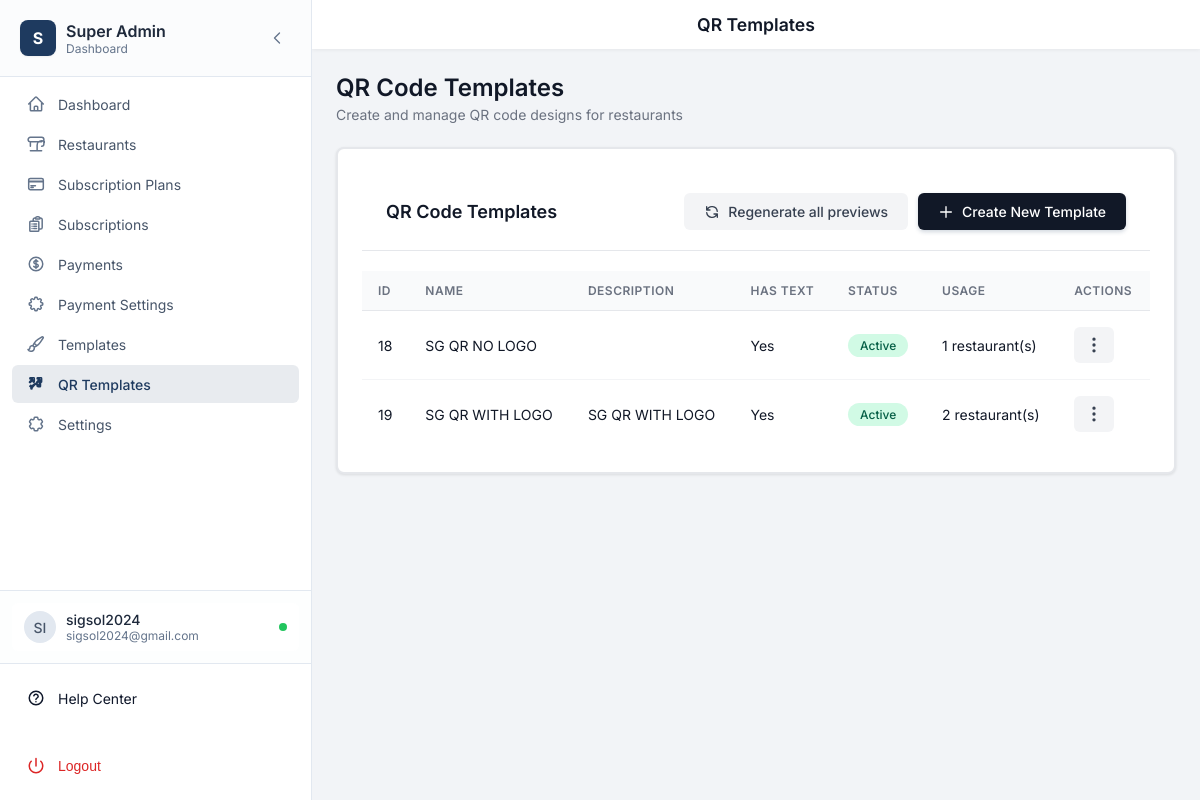
Page /admin/qr-templates.php (signed in) on the committed database.
### tables this page shows
CREATE TABLE `qr_templates` (
  `id` int(11) NOT NULL,
  `name` varchar(255) NOT NULL,
  `description` text DEFAULT NULL,
  `preview_image` varchar(255) DEFAULT NULL,
  `has_text` tinyint(1) DEFAULT 0,
  `config_json` longtext NOT NULL CHECK (json_valid(`config_json`)),
  `is_active` tinyint(1) DEFAULT 1,
  `created_at` timestamp NOT NULL DEFAULT current_timestamp(),
  `updated_at` timestamp NOT NULL DEFAULT current_timestamp() ON UPDATE current_timestamp()
);

### admin/qr-templates.php (the view, shortened to what this page needs)
<?php
$pdo = getDBConnection();
$stmt = $pdo->prepare("SELECT qt.*, COUNT(rqc.id) as usage_count FROM qr_templates qt LEFT JOIN restaurant_qr_codes rqc ON qt.id = rqc.qr_template_id GROUP BY qt.id ORDER BY qt.id");
$stmt->execute();
$templates = $stmt->fetchAll();
include __DIR__ . '/../includes/admin-layout.php';
?>
<div class="page-header">
    <h1 class="page-title">QR Code Templates</h1>
    <p class="page-subtitle">Create and manage QR code designs for restaurants</p>
</div>
<div class="card">
    <div class="card-header">
        <h2 class="card-title">QR Code Templates</h2>
        <div style="display: flex; gap: 10px; flex-wrap: wrap;">
            <form method="post" style="display: inline;" onsubmit="return confirm('Generate preview images for all templates? This updates existing previews and creates previews for templates that don\'t have one yet.');">
                <button type="submit" class="btn btn-secondary">
                    <svg xmlns="http://www.w3.org/2000/svg" fill="none" viewBox="0 0 24 24" stroke="currentColor"><path stroke-linecap="round" stroke-linejoin="round" stroke-width="2" d="M4 4v5h.582m15.356 2A8.001 8.001 0 004.582 9m0 0H9m11 11v-5h-.581m0 0a8.003 8.003 0 01-15.357-2m15.357 2H15" /></svg>
                    Regenerate all previews
                </button>
            </form>
            <button type="button" class="btn btn-primary" onclick="openCreateTemplateModal()">
                <svg xmlns="http://www.w3.org/2000/svg" fill="none" viewBox="0 0 24 24" stroke="currentColor">
                    <path stroke-linecap="round" stroke-linejoin="round" stroke-width="2" d="M12 4v16m8-8H4" />
                </svg>
                Create New Template
            </button>
        </div>
    </div>
    <div style="overflow-x: auto;">
        <table class="table">
            <thead>
                <tr>
                    <th>ID</th>
                    <th>Name</th>
                    <th>Description</th>
                    <th>Has Text</th>
                    <th>Status</th>
                    <th>Usage</th>
                    <th>Actions</th>
                </tr>
            </thead>
            <tbody>
                <?php if (empty($templates)): ?>
                    <tr>
                        <td colspan="7" style="text-align: center; color: var(--muted); padding: 20px;">No templates found</td>
                    </tr>
                <?php else: ?>
                    <?php foreach ($templates as $template): ?>
                        <tr>
                            <td><?php echo $template['id']; ?></td>
                            <td><?php echo htmlspecialchars($template['name']); ?></td>
                            <td><?php echo htmlspecialchars($template['description'] ?? ''); ?></td>
                            <td><?php echo $template['has_text'] ? 'Yes' : 'No'; ?></td>
                            <td>
                                <span style="display: inline-block; padding: 4px 12px; border-radius: 12px; font-size: 0.75rem; font-weight: 500; background: <?php echo $template['is_active'] ? '#d1fae5' : '#e5e7eb'; ?>; color: <?php echo $template['is_active'] ? '#065f46' : '#6b7280'; ?>;">
                                    <?php echo $template['is_active'] ? 'Active' : 'Inactive'; ?>
                                </span>
                            </td>
                            <td><?php echo $template['usage_count']; ?> restaurant(s)</td>
                            <td class="actions-cell">
                                <button class="actions-btn" type="button" title="Actions">
                                    <svg xmlns="http://www.w3.org/2000/svg" fill="none" viewBox="0 0 24 24" stroke="currentColor" width="20" height="20">
                                        <path stroke-linecap="round" stroke-linejoin="round" stroke-width="2" d="M12 5v.01M12 12v.01M12 19v.01M12 6a1 1 0 110-2 1 1 0 010 2zm0 7a1 1 0 110-2 1 1 0 010 2zm0 7a1 1 0 110-2 1 1 0 010 2z" />
                                    </svg>
                                </button>
                            </td>
                        </tr>
                    <?php endforeach; ?>
                <?php endif; ?>
            </tbody>
        </table>
    </div>
</div>
<?php include __DIR__ . '/../includes/admin-footer.php'; ?>

### includes/sidebar-admin.php (shortened to what this page needs)
<?php
$currentPage = basename($_SERVER['PHP_SELF']);
$currentPath = $_SERVER['REQUEST_URI'];
$userInfo = null;
if (isLoggedIn() && isSuperAdmin()) {
    $pdo = getDBConnection();
    if ($pdo) {
        $userId = getCurrentUserId();
        $stmt = $pdo->prepare("SELECT username, email FROM admins WHERE id = ?");
        $stmt->execute([$userId]);
        $userInfo = $stmt->fetch();
    }
}
$activeId = 'dashboard';
foreach ($navItems as $item) {
    if (strpos($currentPath, $item['href']) !== false) {
        $activeId = $item['id'];
        break;
    }
}
if ($currentPage === 'qr-templates.php') {
    $activeId = 'qr-templates';
}
$username = $_SESSION['username'] ?? 'Admin';
$userEmail = $userInfo['email'] ?? '';
$userInitials = strtoupper(substr($username, 0, 2));
?>
<aside class="sidebar-modern" id="sidebar">
    <div class="sidebar-header-modern">
        <div class="sidebar-logo-wrapper">
            <div class="sidebar-logo">
                <div class="logo-icon-modern">S</div>
                <div class="logo-text">
                    <span class="logo-title">Super Admin</span>
                    <span class="logo-subtitle">Dashboard</span>
                </div>
            </div>
        </div>
        <button
            onclick="toggleCollapse()"
            class="collapse-btn-modern"
            aria-label="Collapse sidebar"
        >
            <svg xmlns="http://www.w3.org/2000/svg" fill="none" viewBox="0 0 24 24" stroke-width="2" stroke="currentColor" class="collapse-icon">
                <path stroke-linecap="round" stroke-linejoin="round" d="M15.75 19.5L8.25 12l7.5-7.5" />
            </svg>
        </button>
    </div>
    <nav class="sidebar-nav">
        <ul class="nav-list">
            <?php foreach ($navItems as $item): ?>
                <?php $isActive = $activeId === $item['id']; ?>
                <li>
                    <a
                        href="<?php echo htmlspecialchars($item['href']); ?>"
                        class="nav-item <?php echo $isActive ? 'active' : ''; ?>"
                        title="<?php echo htmlspecialchars($item['name']); ?>"
                    >
                        <div class="nav-icon-wrapper">
                            <svg xmlns="http://www.w3.org/2000/svg" fill="none" viewBox="0 0 24 24" stroke-width="2" stroke="currentColor" class="nav-icon">
                                <path stroke-linecap="round" stroke-linejoin="round" d="<?php echo htmlspecialchars($item['icon']); ?>" />
                            </svg>
                        </div>
                        <span class="nav-text"><?php echo htmlspecialchars($item['name']); ?></span>
                    </a>
                </li>
            <?php endforeach; ?>
        </ul>
    </nav>
    <div class="sidebar-footer-modern">
        <div class="sidebar-profile">
            <?php if (!isset($_COOKIE['sidebar_collapsed']) || $_COOKIE['sidebar_collapsed'] !== 'true'): ?>
                <div class="profile-card">
                    <div class="profile-avatar"><?php echo htmlspecialchars($userInitials); ?></div>
                    <div class="profile-info">
                        <p class="profile-name"><?php echo htmlspecialchars($username); ?></p>
                        <p class="profile-role"><?php echo htmlspecialchars($userEmail ?: 'Administrator'); ?></p>
                    </div>
                    <div class="profile-status" title="Online"></div>
                </div>
            <?php endif; ?>
        </div>
        <div class="sidebar-logout">
            <a href="https://resmenu.net/contact" class="logout-btn help-btn" target="_blank" rel="noopener noreferrer" title="Help Center">
                <div class="nav-icon-wrapper" aria-hidden="true">
                    <svg xmlns="http://www.w3.org/2000/svg" fill="none" viewBox="0 0 24 24" stroke-width="2" stroke="currentColor" class="nav-icon">
                        <path stroke-linecap="round" stroke-linejoin="round" d="M9.09 9a3 3 0 015.82 1c0 2-3 2-3 4m.008 3h.01M21 12a9 9 0 11-18 0 9 9 0 0118 0z" />
                    </svg>
                </div>
                <span class="nav-text">Help Center</span>
            </a>
        </div>
        <div class="sidebar-logout">
            <form action="/admin/logout.php" method="post">
                <button type="submit" class="logout-btn" title="Logout">
                    <div class="nav-icon-wrapper" aria-hidden="true">
                        <svg xmlns="http://www.w3.org/2000/svg" fill="none" viewBox="0 0 24 24" stroke-width="2" stroke="currentColor" class="nav-icon logout-icon">
                            <path stroke-linecap="round" stroke-linejoin="round" d="M12 2v10m6.364-6.364a9 9 0 1 1-12.728 0" />
                        </svg>
                    </div>
                    <span class="nav-text">Logout</span>
                </button>
            </form>
        </div>
    </div>
</aside>

### assets/css/admin.css (style rules this page uses)
:root { --text-dark: #1F2937; --text-gray: #6B7280; --text-light: #9CA3AF; --bg-light: #F9FAFB; --border-light: #E5E7EB; --success-green: #059669; --success-bg: #D1FAE5; --error-red: #DC2626; --error-bg: #FEE2E2; --warning-bg: #F3F4F6; --warning-text: #4b5563; --chart-orange: #D97706; --chart-red: #B91C1C; --chart-brown: #92400E; --chart-yellow: #FDE68A; --chart-warm: #F59E0B; }
.btn { transition: all 0.2s ease; font-family: 'Inter', sans-serif; font-weight: 600; display: inline-flex; align-items: center; justify-content: center; gap: 8px; cursor: pointer; border: none; text-decoration: none; }
.btn-primary { background: var(--primary); color: white; box-shadow: 0 2px 4px rgba(30, 58, 95, 0.2); }
.btn-secondary { background: var(--bg-light); color: var(--text-dark); border: 2px solid var(--border-light); }
.btn svg { width: 18px; height: 18px; }
.card { background: white; border-radius: 16px; box-shadow: 0 1px 3px rgba(0, 0, 0, 0.1); border: 2px solid var(--border-light); padding: 24px; transition: all 0.3s; }
.card-header { display: flex; align-items: center; justify-content: space-between; margin-bottom: 20px; padding-bottom: 16px; border-bottom: 2px solid var(--border-light); }
.card-title { font-size: 20px; font-weight: 700; color: var(--text-dark); display: flex; align-items: center; gap: 12px; }
* { transition-property: color, background-color, border-color, transform, box-shadow; transition-duration: 0.2s; transition-timing-function: ease; }
.page-header { margin-bottom: 24px; }
.page-title { font-size: 1.5rem; font-weight: 600; color: var(--text-dark); margin: 0; }
.page-subtitle { color: var(--text-gray); font-size: 0.875rem; margin-top: 4px; }
.actions-cell { position: relative; }
.actions-btn { background: #f3f4f6; border: none; padding: 8px 10px; border-radius: 6px; cursor: pointer; font-size: 0.813rem; display: flex; align-items: center; justify-content: center; transition: background 0.2s; color: #374151; }

### admin/qr-templates.php (style rules this page uses)
.page-header { margin-bottom: 24px; }
.page-title { font-size: 1.5rem; font-weight: 600; color: var(--text); margin: 0; }
.card { background: #fff; border-radius: 8px; box-shadow: 0 1px 3px rgba(0, 0, 0, 0.1); margin-bottom: 24px; }
.card-header { padding: 20px 24px; border-bottom: 1px solid #e5e7eb; display: flex; justify-content: space-between; align-items: center; }
.card-title { font-size: 1.125rem; font-weight: 600; color: #111827; margin: 0; }
.btn { padding: 10px 20px; border-radius: 6px; font-weight: 500; font-size: 0.875rem; cursor: pointer; border: none; text-decoration: none; display: inline-flex; align-items: center; gap: 8px; transition: background 0.2s; }
.btn svg { width: 16px; height: 16px; flex-shrink: 0; }
.btn-primary { background: #111827; color: #fff; }
.btn-secondary { background: #f3f4f6; color: #374151; }
.table { width: 100%; border-collapse: collapse; }
.table th { background: #f9fafb; padding: 12px 16px; text-align: left; font-size: 0.75rem; font-weight: 600; color: #6b7280; text-transform: uppercase; letter-spacing: 0.5px; border-bottom: 1px solid #e5e7eb; }
.table td { padding: 16px; border-bottom: 1px solid #f3f4f6; vertical-align: middle; font-size: 0.875rem; }
.table tr:last-child td { border-bottom: none; }

### rows in the picture
qr_templates: id "18", name "SG QR NO LOGO", has_text "Yes", is_active "Active", usage_count "1"
qr_templates: id "19", name "SG QR WITH LOGO", description "SG QR WITH LOGO", has_text "Yes", is_active "Active", usage_count "2"

### other values in the picture
$item['name'] "Dashboard"
$item['name'] "Restaurants"
$item['name'] "Subscription Plans"
$item['name'] "Subscriptions"
$item['name'] "Payments"
$item['name'] "Payment Settings"
$item['name'] "Templates"
$item['name'] "QR Templates"
$item['name'] "Settings"
$userInitials "SI"
$username "sigsol2024"
$userEmail ?: 'Administrator' "sigsol2024@gmail.com"
$pageTitle "QR Templates"
